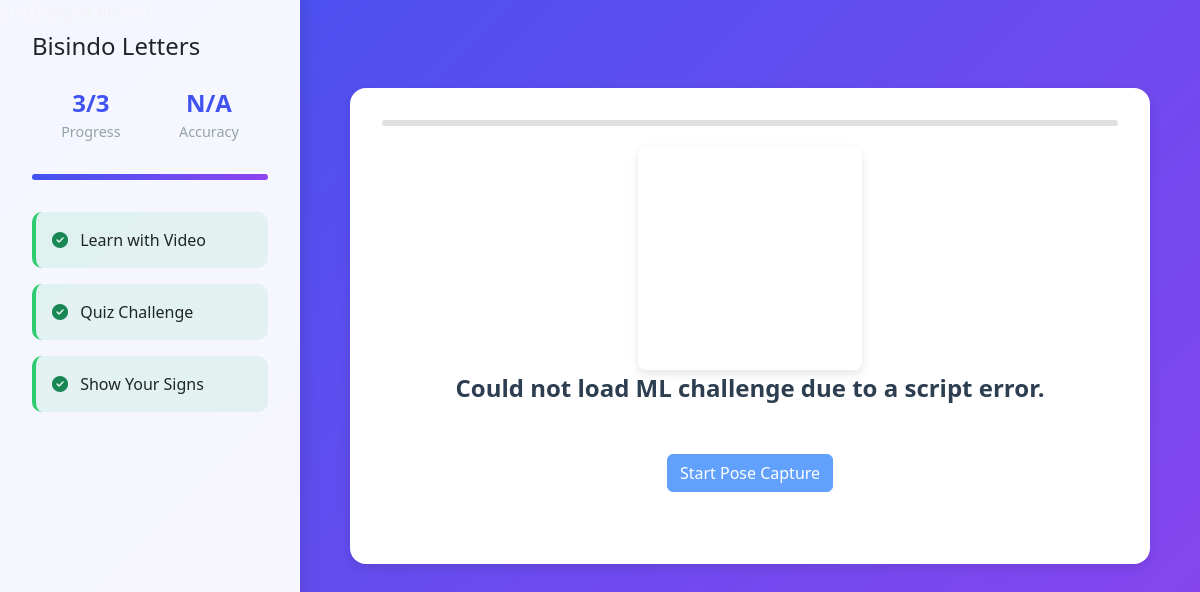
The app's page /ml_game (signed in) with its own data.
### models.py (models this page shows, shortened)
class Lesson(db.Model):
    id = db.Column(db.Integer, primary_key=True)
    lesson_key = db.Column(db.String(50), unique=True, nullable=False)
    title = db.Column(db.String(100), nullable=False)
    url = db.Column(db.String(200), nullable=True)
    order = db.Column(db.Integer, default=0) # To maintain order if needed

### routes.py (the view)
@auth_bp.route('/ml_game', methods=['GET', 'POST'])
def ml_game():
    user_id = session.get('user_id')
    if not user_id:
        flash('Please log in to play the ML game.', 'warning')
        return redirect(url_for('auth.login'))
    all_db_lessons = Lesson.query.order_by(Lesson.order).all()
    if not all_db_lessons:
        flash("Learning lessons are not yet available. Please ask an administrator to set them up.", "warning")
        all_db_lessons = []
    user_lessons_with_status = []
    total_lessons_count = len(all_db_lessons)
    completed_lessons_count = 0
    for db_lesson in all_db_lessons:
        status_entry = UserLessonStatus.query.filter_by(user_id=user_id, lesson_id=db_lesson.id).first()
        current_status = status_entry.status if status_entry else 'not_started'
        if current_status == 'completed':
            completed_lessons_count += 1
        is_current_page_lesson = (request.path == db_lesson.url)
        display_status = current_status
        if is_current_page_lesson and current_status != 'completed':
            display_status = 'current'
        user_lessons_with_status.append({
            'title': db_lesson.title,
            'url': db_lesson.url,
            'status': display_status, # Use the determined display_status
            'lesson_key': db_lesson.lesson_key
        })
    module_progress_percent = (completed_lessons_count / total_lessons_count) * 100 if total_lessons_count > 0 else 0
    module_accuracy = "N/A"
    return render_template(
        "ML_game.html",
        user=session.get('user'),
        lessons=user_lessons_with_status,
        module_progress_percent=module_progress_percent,
        completed_lessons_count=completed_lessons_count,
        total_lessons_count=total_lessons_count,
        module_accuracy=module_accuracy # Pass this to the template
    )

### templates/ML_game.html (shortened to what this page needs)
<!DOCTYPE html>
<html lang="en">
<head>
    <link href="https://cdn.jsdelivr.net/npm/bootstrap@5.3.0/dist/css/bootstrap.min.css" rel="stylesheet">
    <link rel="stylesheet" href="https://cdnjs.cloudflare.com/ajax/libs/font-awesome/6.4.0/css/all.min.css">
    <link rel="stylesheet" href="{{ url_for('static', filename='gamestyle.css') }}">
    <link rel="stylesheet" href="{{ url_for('static', filename='ml_game.css') }}">
</head>
<body>
    <div class="sidebar">
        <h4 class="mb-4">Bisindo Letters</h4>
        <div class="stats-container">
            <div class="stat-item">
                <div class="stat-number">{{ completed_lessons_count }}/{{ total_lessons_count }}</div>
                <div class="stat-label">Progress</div>
            </div>
            <div class="stat-item">
                <div class="stat-number">{{ module_accuracy | default('N/A') }}</div>
                <div class="stat-label">Accuracy</div>
            </div>
        </div>
        <div class="progress-bar-container">
            <div class="progress-bar-fill" style="width: {{ module_progress_percent }}%;"></div>
        </div>
        {% for lesson in lessons %}
            <div class="lesson-item {{ lesson.status }}"
                 data-lesson-key-sidebar="{{ lesson.lesson_key }}"
                 {% if lesson.url and lesson.status != 'current' %}onclick="window.location.href='{{ lesson.url }}'"{% endif %}>
            {% if lesson.status == 'completed' %}
                <i class="fas fa-check-circle me-2 text-success"></i>
            {% elif lesson.status == 'current' %}
                <i class="fas fa-play-circle me-2 text-primary"></i>
            {% else %}
                <i class="fas fa-circle me-2 text-secondary"></i>
            {% endif %}
            {{ lesson.title }}
            </div>
        {% endfor %}
    </div>
    <div class="main_wrapper">
        <div class="main-content">
            {% set temp_lesson = lessons|selectattr('url', 'equalto', request.path)|first %}
            <div class="quiz-card" data-lesson-key="{{ temp_lesson.lesson_key if temp_lesson and temp_lesson.lesson_key else 'KEY_NOT_FOUND_IN_LESSON' }}">
                <div class="progress-bar-container internal-progress">
                </div>
                <video id="webcam" autoplay playsinline width="224" height="224"></video>
                <div id="question" class="question-text">
                </div>
                <button id="start-btn" class="btn btn-primary">Start Pose Capture</button>
            </div>
        </div>
    </div>
</body>
</html>

### static/gamestyle.css (style rules this page uses)
:root { --primary: #4153ef; --secondary: #8e44ef; --correct: #2ecc71; --incorrect: #e74c3c; --neutral: #95a5a6; --bg-light: #f8fafc; --white: #ffffff; }
body { background: linear-gradient(135deg, var(--primary), var(--secondary)); min-height: 100vh; font-family: 'Segoe UI', sans-serif; }
.sidebar { background: rgba(255, 255, 255, 0.95); width: 300px; height: 100vh; position: fixed; left: 0; top: 0; padding: 2rem; box-shadow: 4px 0 15px rgba(0, 0, 0, 0.1); overflow-y: auto; }
.lesson-item { padding: 1rem; border-radius: 10px; margin-bottom: 1rem; background: var(--bg-light); transition: all 0.3s ease; cursor: pointer; }
.lesson-item.completed { background: rgba(46, 204, 113, 0.1); border-left: 4px solid var(--correct); }
.main-content { margin-left: 300px; padding: 2rem; min-height: 100vh; }
.quiz-card { background: var(--white); border-radius: 20px; padding: 2rem; box-shadow: 0 10px 30px rgba(0, 0, 0, 0.1); max-width: 800px; margin: 2rem auto; }
.question-text { font-size: 1.5rem; font-weight: 600; color: #2c3e50; text-align: center; margin-bottom: 2rem; }
.progress-bar-container { width: 100%; height: 6px; background: #e9ecef; border-radius: 3px; margin-bottom: 2rem; }
.progress-bar-fill { height: 100%; background: linear-gradient(90deg, var(--primary), var(--secondary)); border-radius: 3px; width: 45%; transition: width 0.3s ease; }
.stats-container { display: flex; justify-content: space-around; margin-bottom: 2rem; }
.stat-item { text-align: center; }
.stat-number { font-size: 1.5rem; font-weight: bold; color: var(--primary); }
.stat-label { color: var(--neutral); font-size: 0.9rem; }
.quiz-card { position: relative; }
.internal-progress { width: 100%; height: 6px; background-color: #e0e0e0; border-radius: 3px; overflow: hidden; margin-bottom: 20px; }
.progress-bar-fill { height: 100%; background: linear-gradient(90deg, var(--primary), var(--secondary)); border-radius: 3px; width: 0%; transition: width 0.3s ease; }

### static/ml_game.css (style rules this page uses)
body { background: linear-gradient(135deg, var(--primary), var(--secondary)); min-height: 100vh; font-family: 'Segoe UI', sans-serif; }
.quiz-card { display: flex; flex-direction: column; align-items: center; justify-content: center; text-align: center; background: #ffffff; padding: 2rem; border-radius: 1rem; box-shadow: 0 4px 12px rgba(0, 0, 0, 0.1); }
#webcam { border-radius: 8px; box-shadow: 0 4px 10px rgba(0,0,0,0.1); }
button { background: #7f56d9; color: white; border: none; border-radius: 0.5rem; padding: 0.75rem 1.5rem; font-size: 1rem; cursor: pointer; }

### records on screen
Lesson: title "Learn with Video"
Lesson: title "Quiz Challenge"
Lesson: title "Show Your Signs"

### other values on screen
{{ completed_lessons_count }} "3"
{{ total_lessons_count }} "3"
{{ module_accuracy | default('N/A') }} "N/A"
